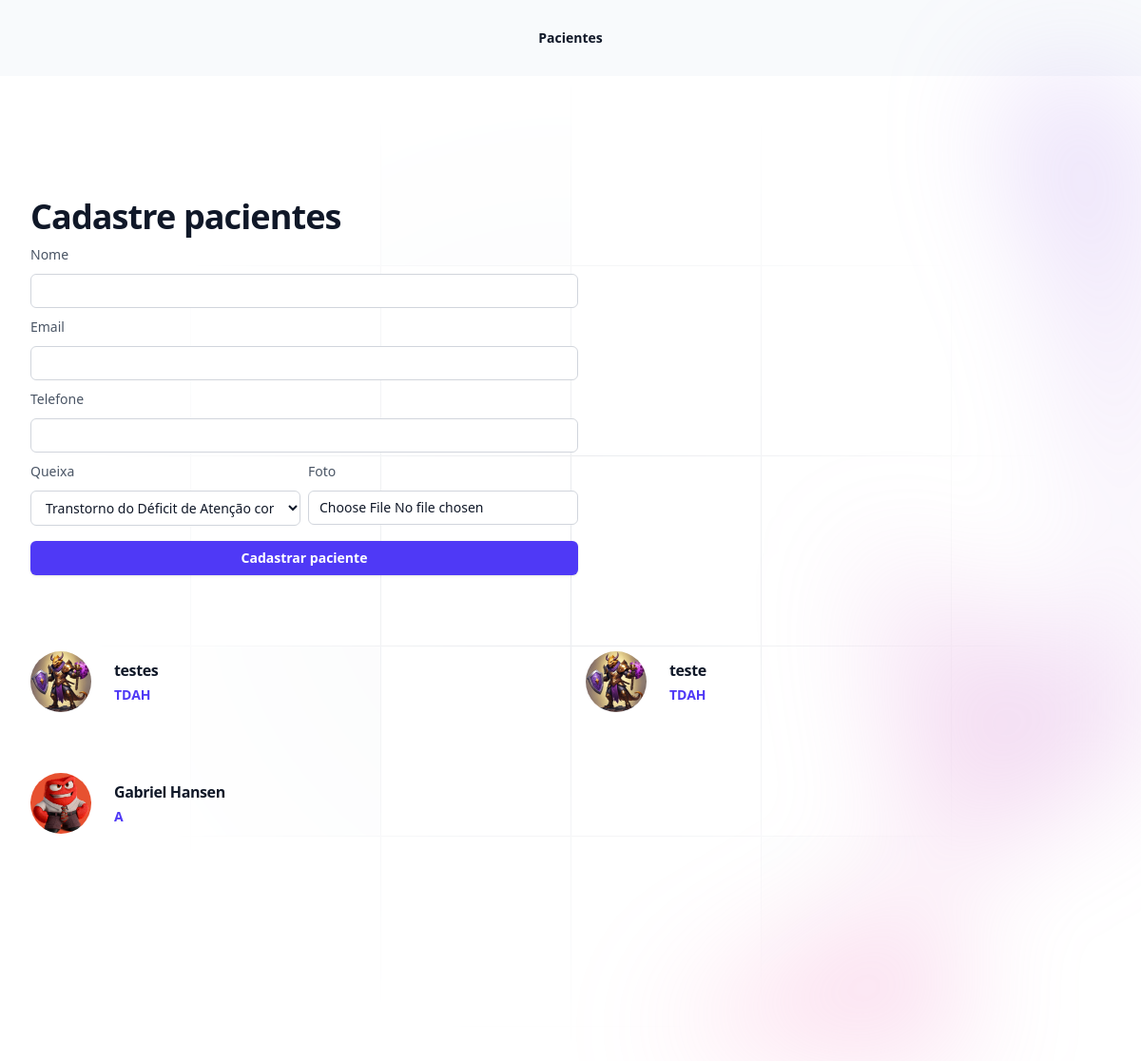
The app's page /pacientes/ with its own data.
### pacientes/models.py (models this page shows, shortened)
class Pacientes(models.Model):
    queixa_choices = (
        ('TDAH', 'Transtorno do Déficit de Atenção com Hiperatividade'),
        ('D', 'Depressão'),
        ('A', 'Ansiedade'),
        ('E', 'Estresse'),
        ('B', 'Bipolaridade'),
        ('S', 'Esquizofrenia'),
        ('O', 'Outro'),
    )
    nome = models.CharField(max_length=100)
    email = models.EmailField()
    telefone = models.CharField(max_length=15, null=True, blank=True)
    foto = models.ImageField(upload_to='fotos_pacientes', null=True, blank=True)
    pagamento_em_dia = models.BooleanField(default=True)
    queixa = models.CharField(max_length=4, choices=queixa_choices)

### pacientes/views.py (the view, shortened to what this page needs)
# urls.py: path('pacientes/', include('pacientes.urls')),
def pacientes(request):
    if request.method == 'GET':
        pacientes = Pacientes.objects.all()
        return render(request,
                      'pacientes.html',
                      {'queixas': Pacientes.queixa_choices,
                       'pacientes': pacientes,},
                      )

### pacientes/templates/pacientes.html (shortened to what this page needs)
{% extends "base.html" %}
{% block 'body' %}
    <div class="relative isolate">
        <div class="pointer-events-none absolute left-1/2 right-0 top-0 -z-10 -ml-24 transform-gpu overflow-hidden blur-3xl lg:ml-24 xl:ml-48" aria-hidden="true">
            <div class="aspect-[801/1036] w-[50.0625rem] bg-gradient-to-tr from-[#ff80b5] to-[#9089fc] opacity-30" style="clip-path: polygon(63.1% 29.5%, 100% 17.1%, 76.6% 3%, 48.4% 0%, 44.6% 4.7%, 54.5% 25.3%, 59.8% 49%, 55.2% 57.8%, 44.4% 57.2%, 27.8% 47.9%, 35.1% 81.5%, 0% 97.7%, 39.2% 100%, 35.2% 81.4%, 97.2% 52.8%, 63.1% 29.5%)"></div>
        </div>
    <div class="py-24 sm:py-32">
        <div class="mx-auto grid max-w-7xl gap-20 px-6 lg:px-8 xl:grid-cols-3">
          <div class="max-w-xl">
            <h2 class="text-pretty text-3xl font-semibold tracking-tight text-gray-900 sm:text-4xl">Cadastre pacientes</h2>
            <form action="{% url 'pacientes' %}" method="POST" enctype='multipart/form-data'> {% csrf_token %}
                <label for="nome" class="block mt-2 text-sm/6 font-medium text-gray-600">Nome</label>
                <div class="mt-2">
                    <input type="text" name="nome" id="nome" autocomplete="given-name" class="block w-full rounded-md bg-white px-3 py-1.5 text-base text-gray-900 outline outline-1 -outline-offset-1 outline-gray-300 placeholder:text-gray-400 focus:outline focus:outline-2 focus:-outline-offset-2 focus:outline-indigo-600 sm:text-sm/6">
                </div>
                <label for="email" class="block mt-2 text-sm/6 font-medium text-gray-600">Email</label>
                <div class="mt-2">
                    <input type="email" name="email" id="email" class="block w-full rounded-md bg-white px-3 py-1.5 text-base text-gray-900 outline outline-1 -outline-offset-1 outline-gray-300 placeholder:text-gray-400 focus:outline focus:outline-2 focus:-outline-offset-2 focus:outline-indigo-600 sm:text-sm/6">
                </div>
                <label for="telefone" class="block mt-2 text-sm/6 font-medium text-gray-600">Telefone</label>
                <div class="mt-2">
                    <input type="text" name="telefone" id="telefone" class="block w-full rounded-md bg-white px-3 py-1.5 text-base text-gray-900 outline outline-1 -outline-offset-1 outline-gray-300 placeholder:text-gray-400 focus:outline focus:outline-2 focus:-outline-offset-2 focus:outline-indigo-600 sm:text-sm/6">
                </div>
                <div class="grid grid-cols-2 gap-2">
                    <div>
                        <label for="telefone" class="block mt-2 text-sm/6 font-medium text-gray-600">Queixa</label>
                        <div class="mt-2">
                            <select name="queixa" class="block w-full rounded-md bg-white px-3 py-2 text-base text-gray-900 outline outline-1 -outline-offset-1 outline-gray-300 placeholder:text-gray-400 focus:outline focus:outline-2 focus:-outline-offset-2 focus:outline-indigo-600 sm:text-sm/6">
                                {% for queixa in queixas %}
                                <option value="{{queixa.0}}">{{ queixa.1 }}</option>
                                {% endfor %}
                            </select>
                        </div>
                    </div>
                    <div>
                        <label for="foto" class="block mt-2 text-sm/6 font-medium text-gray-600">Foto</label>
                        <div class="mt-2">
                            <input type="file" required name="foto" id="foto" class="block w-full rounded-md bg-white px-3 py-1.5 text-base text-gray-900 outline outline-1 -outline-offset-1 outline-gray-300 placeholder:text-gray-400 focus:outline focus:outline-2 focus:-outline-offset-2 focus:outline-indigo-600 sm:text-sm/6">
                        </div>
                    </div>
                </div>
                <button type="submit" class="inline-flex justify-center rounded-md bg-indigo-600 mt-4 cursor-pointer px-3 py-2 w-full text-sm font-semibold text-white shadow-sm hover:bg-indigo-500 focus-visible:outline focus-visible:outline-2 focus-visible:outline-offset-2 focus-visible:outline-indigo-600">Cadastrar paciente</button>
            </form>
        </div>
          <ul role="list" class="grid gap-x-8 gap-y-12 sm:grid-cols-2 sm:gap-y-16 xl:col-span-2">
            {% for paciente in pacientes %}
                <li>
                <div class="flex items-center gap-x-6">
                    <img class="size-16 rounded-full" src="{{paciente.foto.url}}" alt="">
                    <div>
                        <a href="{% url 'paciente_view' paciente.id %}" class="text-base/7 font-semibold tracking-tight text-gray-900">{{paciente.nome}}</a>
                        <p class="text-sm/6 font-semibold text-indigo-600">{{paciente.queixa}}</p>
                    </div>
                </div>
                </li>
            {% endfor %}
          </ul>
        </div>
      </div>
    </div>
{% endblock 'body' %}

### templates/base.html (shortened to what this page needs)
<!DOCTYPE html>
<html lang="en">
<head>
    <script src="https://unpkg.com/@tailwindcss/browser@4"></script>
</head>
<body>
    <header class="bg-slate-50">
        <nav class="flex items-center justify-between p-6 lg:px-8" aria-label="Global">
          <div class="flex lg:flex-1">
            <a href="#" class="-m-1.5 p-1.5">
            </a>
          </div>
          <div class="hidden lg:flex lg:gap-x-12">
            <a href="{% url 'pacientes' %}" class="text-sm/6 font-semibold text-gray-900">Pacientes</a>
          </div>
        </nav>
      </header>
    {% block 'body' %}{% endblock 'body' %}
</body>
</html>

### records on screen
Pacientes: foto (picture), nome "testes", queixa "TDAH"
Pacientes: foto (picture), nome "teste", queixa "TDAH"
Pacientes: foto (picture), nome "Gabriel Hansen", queixa "A"

### other values on screen
form field queixa "Transtorno do Déficit de Atenção com Hiperatividade"
